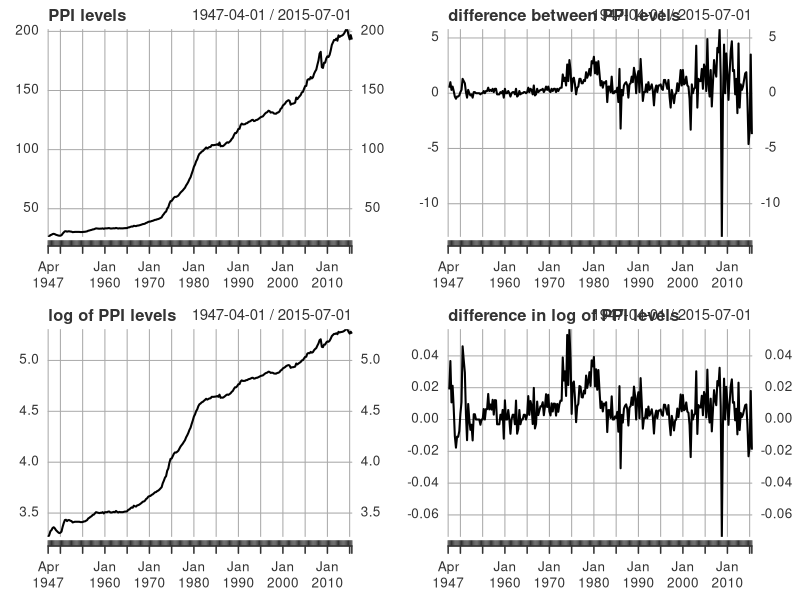
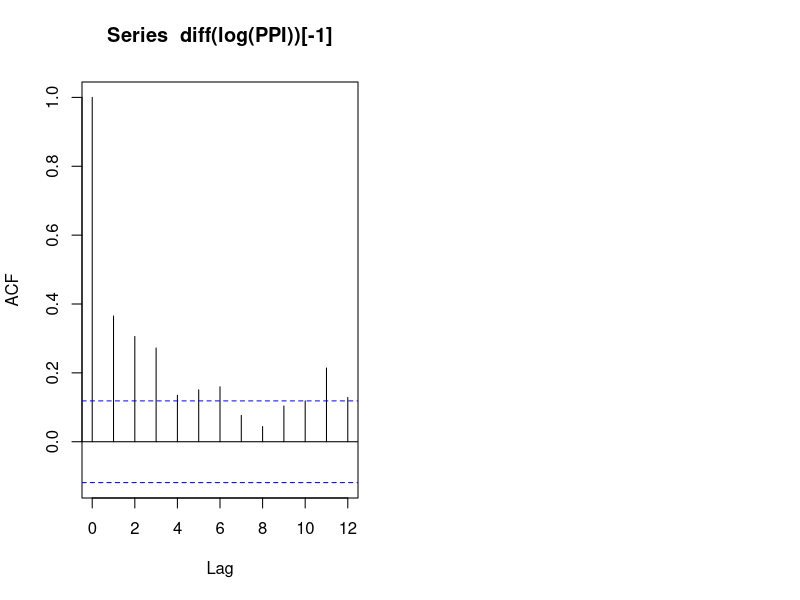
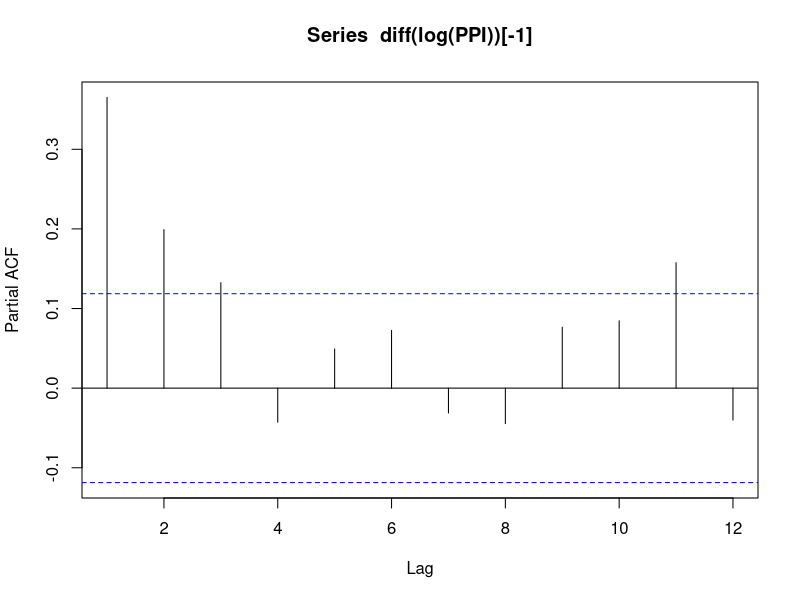
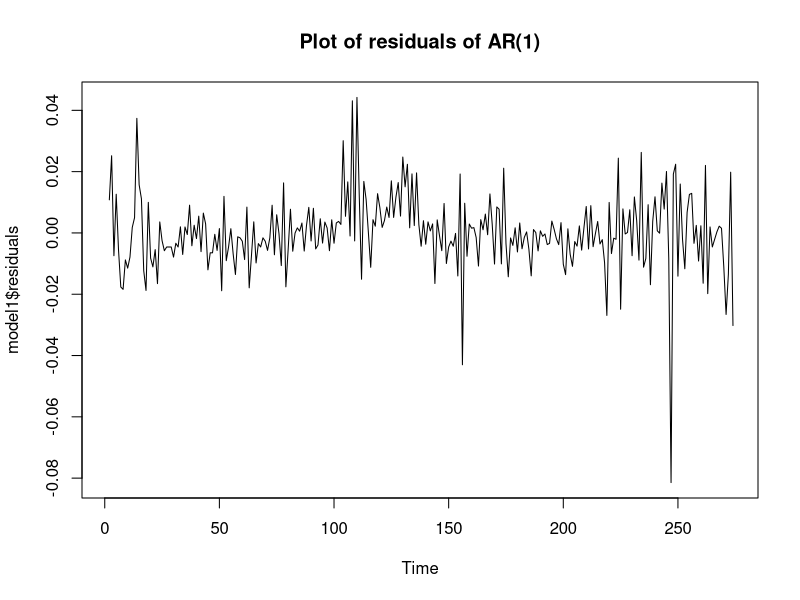
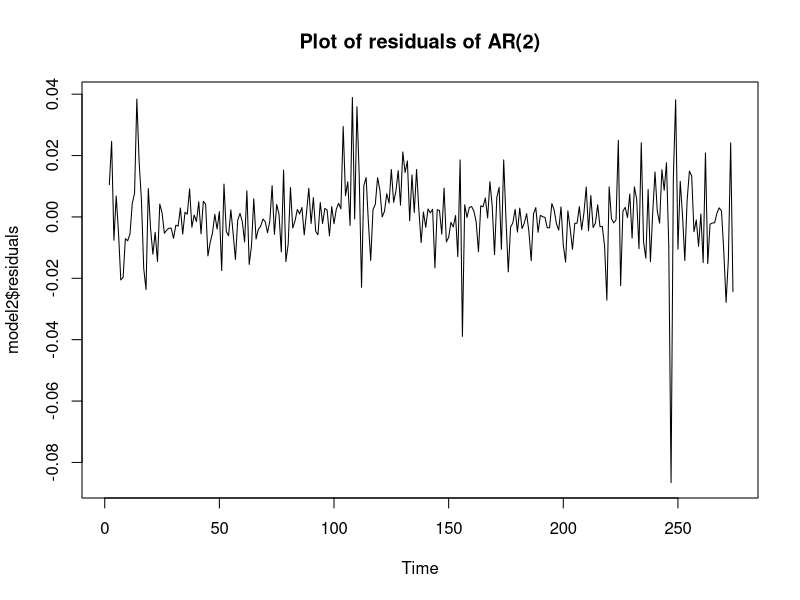
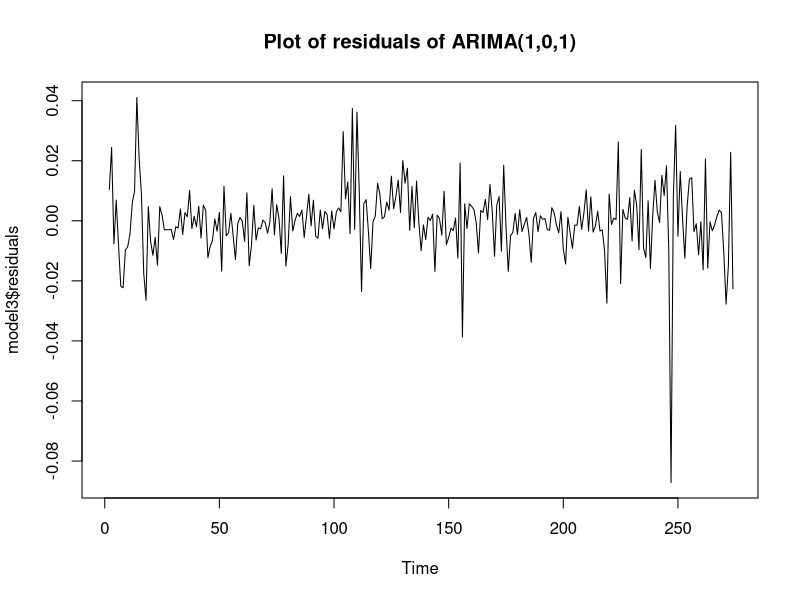
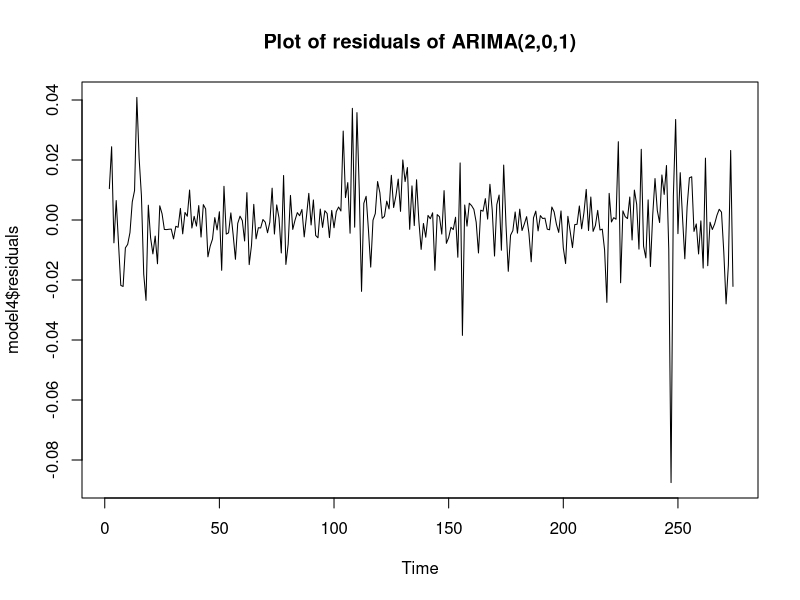

Reproduce these figures in R, in order.
## ---- chunk 1
suppressMessages(library(xts))
suppressMessages(library(readxl))
setwd("C:/_UCLA/237E_Empirical/Assigments/Assignment7")

PPI.data <- read_excel("PPIFGS.xls")
PPI <- xts(PPI.data$VALUE,as.Date(PPI.data$DATE))
## ---- chunk 2
par(mfrow=c(2,2))

plot(PPI,main="PPI levels")
abline(h=mean(PPI))

plot(diff(PPI),main="difference between PPI levels")
abline(h = mean(diff(PPI),na.rm=T))

plot(log(PPI), main="log of PPI levels")
abline(h = mean(log(PPI),na.rm=T))

plot(diff(log(PPI)),main="difference in log of PPI levels")
abline(h = mean(diff(log(PPI)),na.rm=T))
par(mfrow=c(1,1))
## ---- chunk 3
par(mfrow=c(1,2))
acf(diff(log(PPI))[-1],lag.max = 12)
par(mfrow=c(1,1))
## ---- chunk 4
pacf(diff(log(PPI))[-1],lag.max = 12)
## ---- chunk 5
model1 <- arima(diff(log(PPI)),order=c(1,0,0),method = "ML")
model1$coef
## ---- chunk 6
sqrt(diag(model1$var.coef))
## ---- chunk 7
plot(model1$residuals,main="Plot of residuals of AR(1)")
## ---- chunk 8
choose.factor <- matrix(nrow=4,ncol=6)
colnames(choose.factor) <- c("8Statistics chi-Sq","8statistics p","12statistics chi-sq","12statistics p","AIC","BIC")
row.names(choose.factor) <- c("AR(1)","AR(2)","AR(1,0,1)","AR(2,0,1)")

test8 <- Box.test(model1$residuals,8,"Ljung-Box")
test12 <- Box.test(model1$residuals,12,"Ljung-Box")

choose.factor[1,] <- c(test8$statistic,test8$p.value,test12$statistic,test12$p.value,model1$aic,BIC(model1))
## ---- chunk 9
model2 <- arima(diff(log(PPI)),order=c(2,0,0),method = "ML")
coefs2 <- model2$coef
coefs2
## ---- chunk 10
roots <- polyroot(c(1,-coefs2[1],-coefs2[2]))
characteristic <- 1/roots
Mod(characteristic)
## ---- chunk 11
sqrt(diag(model2$var.coef))
## ---- chunk 12
plot(model2$residuals,main="Plot of residuals of AR(2)")
## ---- chunk 13
test8.2 <- Box.test(model2$residuals,8,"Ljung-Box")
test12.2 <- Box.test(model2$residuals,12,"Ljung-Box")

choose.factor[2,] <- c(test8.2$statistic,test8.2$p.value,test12.2$statistic,test12.2$p.value,model2$aic,BIC(model2))
## ---- chunk 14
model3 <- arima(diff(log(PPI)),order=c(1,0,1),method = "ML")
model3$coef
## ---- chunk 15
sqrt(diag(model3$var.coef))
## ---- chunk 16
plot(model3$residuals,main="Plot of residuals of ARIMA(1,0,1)")
## ---- chunk 17
test8.3 <- Box.test(model3$residuals,8,"Ljung-Box")
test12.3 <- Box.test(model3$residuals,12,"Ljung-Box")

choose.factor[3,] <- c(test8.3$statistic,test8.3$p.value,test12.3$statistic,test12.3$p.value,model3$aic,BIC(model3))
## ---- chunk 18
model4 <- arima(diff(log(PPI)),order=c(2,0,1),method = "ML")
coefs4 <- model4$coef
coefs4
## ---- chunk 19
roots <- polyroot(c(1,-coefs4[1],-coefs4[2]))
characteristic <- 1/roots
Mod(characteristic)
## ---- chunk 20
sqrt(diag(model4$var.coef))
## ---- chunk 21
plot(model4$residuals,main="Plot of residuals of ARIMA(2,0,1)")
## ---- chunk 22
test8.4 <- Box.test(model4$residuals,8,"Ljung-Box")
test12.4 <- Box.test(model4$residuals,12,"Ljung-Box")

choose.factor[4,] <- c(test8.4$statistic,test8.4$p.value,test12.4$statistic,test12.4$p.value,model4$aic,BIC(model4))
## ---- chunk 23
choose.factor
## ---- chunk 24
suppressMessages(library("forecast"))
model1.reest <- Arima(diff(log(PPI))[index(diff(log(PPI)))<"2006-01-01",],order=c(1,0,0),method = "ML")
model2.reest <- Arima(diff(log(PPI))[index(diff(log(PPI)))<"2006-01-01",],order=c(2,0,0),method = "ML")
model3.reest <- Arima(diff(log(PPI))[index(diff(log(PPI)))<"2006-01-01",],order=c(1,0,1),method = "ML")
model4.reest <- Arima(diff(log(PPI))[index(diff(log(PPI)))<"2006-01-01",],order=c(2,0,0),method = "ML")

true.value <- diff(log(PPI))[index(diff(log(PPI)))>="2006-01-01",]

model1.forecasted.value <- forecast(model1.reest,nrow(true.value))$mean
model2.forecasted.value <- forecast(model2.reest,length(true.value))$mean
model3.forecasted.value <- forecast(model3.reest,length(true.value))$mean
model4.forecasted.value <- forecast(model4.reest,length(true.value))$mean

mspes <- c()
mspes[1] <- sum((coredata(model1.forecasted.value) - true.value)^2)/(length(true.value))
mspes[2] <- sum((coredata(model2.forecasted.value) - true.value)^2)/(length(true.value))
mspes[3] <- sum((coredata(model3.forecasted.value) - true.value)^2)/(length(true.value))
mspes[4] <- sum((coredata(model4.forecasted.value) - true.value)^2)/(length(true.value))
mspes
## ---- chunk 25
#Random walk- forecast value is same as last value
randomWalk.forecasted.value <- rep(diff(log(PPI))["2005-10-01"],length(true.value))
mspe.randomWalk <- sum((randomWalk.forecasted.value - true.value)^2)/length(true.value)
mspe.randomWalk
